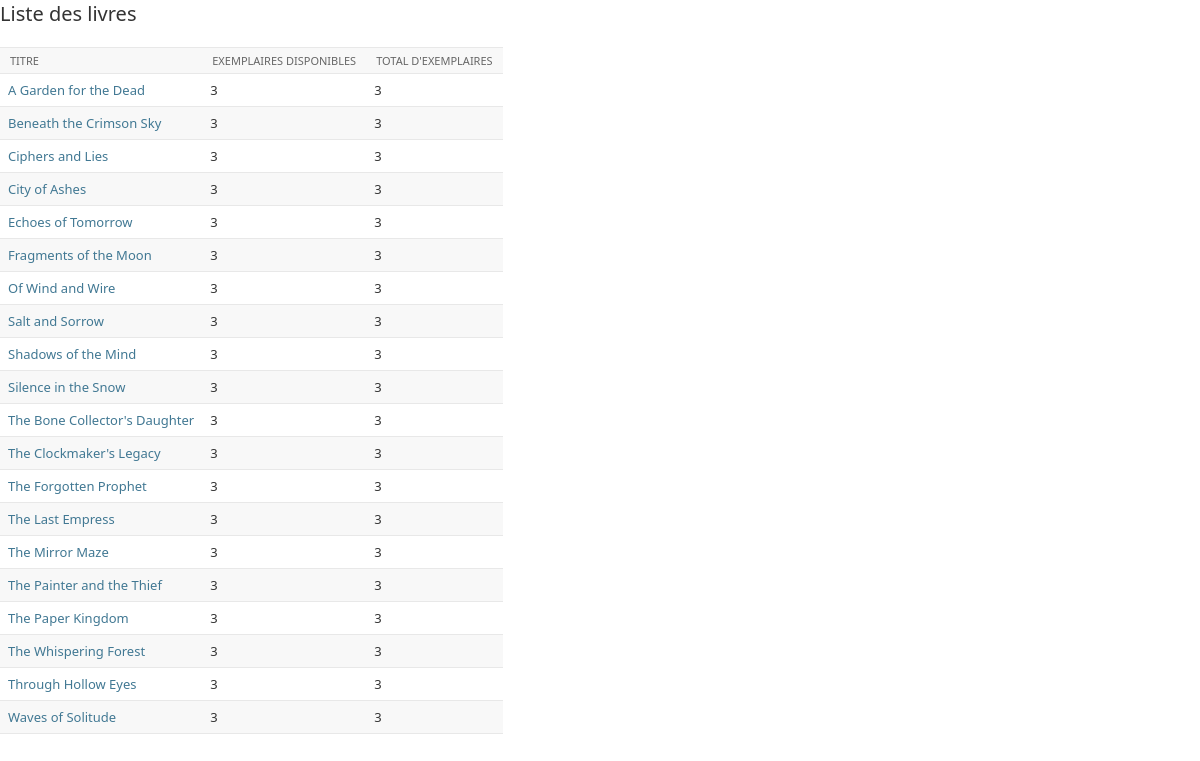
/library/, run on the app's committed database.
### library/models.py (models this page shows)
class Book(models.Model):
    title = models.CharField(max_length=100)
    description = models.TextField()

### library/views.py (the view)
# urls.py: path("", list_books),
@require_GET
def list_books(request):
    available = request.GET.get("available", None)
    author = request.GET.get("author")
    title = request.GET.get("title")
    if available:
        if available.lower() not in ("true", "false"):
            available = None
        books = Inventory.objects.filter(available=available)
    else:
        books = Inventory.objects.all()
    print(books)
    if author:
        books = books.filter(
            Q(book__authors__first_name__icontains=author)
            | Q(book__authors__last_name__icontains=author)
        )
    if title:
        books = books.filter(book__title__icontains=title)
    grouped_books = (
        books.values("book__title", "book__id")
        .annotate(total=Count("id"), available=Count("id", filter=Q(available=True)))
        .order_by("book__title")
    )
    return render(request, "books/list_books.html", {"grouped_books": grouped_books})

### library/models.py (called while the page is built)
    def __str__(self):
        return f"{self.book} {'available' if self.available else 'not available'}"

### library/templates/books/list_books.html (shortened to what this page needs)
<!DOCTYPE html>
<html lang="en">
<head>
    {% load static %}
    <link rel="stylesheet" href="{% static 'library/style.css' %}">
</head>
<body>
    <h1>Liste des livres</h1>
    <table>
        <thead>
            <tr>
                <th>Titre</th>
                <th>Exemplaires disponibles</th>
                <th>Total d'exemplaires</th>
            </tr>
        </thead>
        <tbody>
            {% for item in grouped_books %}
            <tr>
                <td><a href="/library/books/details/{{item.book__id}}/">{{ item.book__title }}</a></td>
                <td>{{ item.available }}</td>
                <td>{{ item.total }}</td>
            </tr>
            {% empty %}
            <tr>
                <td colspan="3">Aucun livre trouvé</td>
            </tr>
            {% endfor %}
        </tbody>
    </table>
</body>
</html>

### library/static/library/style.css (style rules this page uses)
html[data-theme="light"], :root { --primary: #79aec8; --secondary: #417690; --accent: #f5dd5d; --primary-fg: #fff; --body-fg: #333; --body-bg: #fff; --body-quiet-color: #666; --body-medium-color: #444; --body-loud-color: #000; --header-color: #ffc; --header-branding-color: var(--accent); --header-bg: var(--secondary); --header-link-color: var(--primary-fg); --breadcrumbs-fg: #c4dce8; --breadcrumbs-link-fg: var(--body-bg); --breadcrumbs-bg: #264b5d; --link-fg: #417893; --link-hover-color: #036; --link-selected-fg: var(--secondary); --hairline-color: #e8e8e8; --border-color: #ccc; --error-fg: #ba2121; --message-success-bg: #dfd; --message-warning-bg: #ffc; --message-error-bg: #ffefef; --darkened-bg: #f8f8f8; --selected-bg: #e4e4e4; --selected-row: #ffc; --button-fg: #fff; --button-bg: var(--secondary); --button-hover-bg: #205067; --default-button-bg: #205067; --default-button-hover-bg: var(--secondary); --close-button-bg: #747474; --close-button-hover-bg: #333; --delete-button-bg: #ba2121; --delete-button-hover-bg: #a41515; --object-tools-fg: var(--button-fg); --object-tools-bg: var(--close-button-bg); --object-tools-hover-bg: var(--close-button-hover-bg); --font-family-primary: "Segoe UI", system-ui, Roboto, "Helvetica Neue", Arial, sans-serif, "Apple Color Emoji", "Segoe UI Emoji", "Segoe UI Symbol", "Noto Color Emoji"; --font-family-monospace: ui-monospace, Menlo, Monaco, "Cascadia Mono", "Segoe UI Mono", "Roboto Mono", "Oxygen Mono", "Ubuntu Monospace", "Source Code Pro", "Fira Mono", "Droid Sans Mono", "Courier New", monospace, "Apple Color Emoji", "Segoe UI Emoji", "Segoe UI Symbol", "Noto Color Emoji"; color-scheme: light; }
html, body { height: 100%; }
body { margin: 0; padding: 0; font-size: 0.875rem; font-family: var(--font-family-primary); color: var(--body-fg); background: var(--body-bg); }
a:link, a:visited { color: var(--link-fg); text-decoration: none; transition: color 0.15s, background 0.15s; }
h1, h2, h3, h4, h5 { font-weight: bold; }
h1 { margin: 0 0 20px; font-weight: 300; font-size: 1.25rem; }
table { border-collapse: collapse; border-color: var(--border-color); }
td, th { font-size: 0.8125rem; line-height: 1rem; border-bottom: 1px solid var(--hairline-color); vertical-align: top; padding: 8px; }
th { font-weight: 500; text-align: left; }
thead th, tfoot td { color: var(--body-quiet-color); padding: 5px 10px; font-size: 0.6875rem; background: var(--body-bg); border: none; border-top: 1px solid var(--hairline-color); border-bottom: 1px solid var(--hairline-color); }
tr:nth-child(odd), .row-form-errors { background: var(--body-bg); }
tr:nth-child(even), tr:nth-child(even) .errorlist, tr:nth-child(odd) + .row-form-errors, tr:nth-child(odd) + .row-form-errors .errorlist { background: var(--darkened-bg); }
thead th { padding: 5px 10px; line-height: normal; text-transform: uppercase; background: var(--darkened-bg); }

### data on the page
Book: book__title "Shadows of the Mind", available "3", total "3"

### other printed values
{{ item.book__title }} "A Garden for the Dead" "Beneath the Crimson Sky" "Ciphers and Lies" "City of Ashes" "Echoes of Tomorrow" "Fragments of the Moon" "Of Wind and Wire" "Salt and Sorrow" "Silence in the Snow" "The Bone Collector's Daughter" "The Clockmaker's Legacy" "The Forgotten Prophet" "The Last Empress" "The Mirror Maze" "The Painter and the Thief" "The Paper Kingdom" "The Whispering Forest" "Through Hollow Eyes" "Waves of Solitude"
{{ item.available }} "3" "3" "3" "3" "3" "3" "3" "3" "3" "3" "3" "3" "3" "3" "3" "3" "3" "3" "3"
{{ item.total }} "3" "3" "3" "3" "3" "3" "3" "3" "3" "3" "3" "3" "3" "3" "3" "3" "3" "3" "3"
